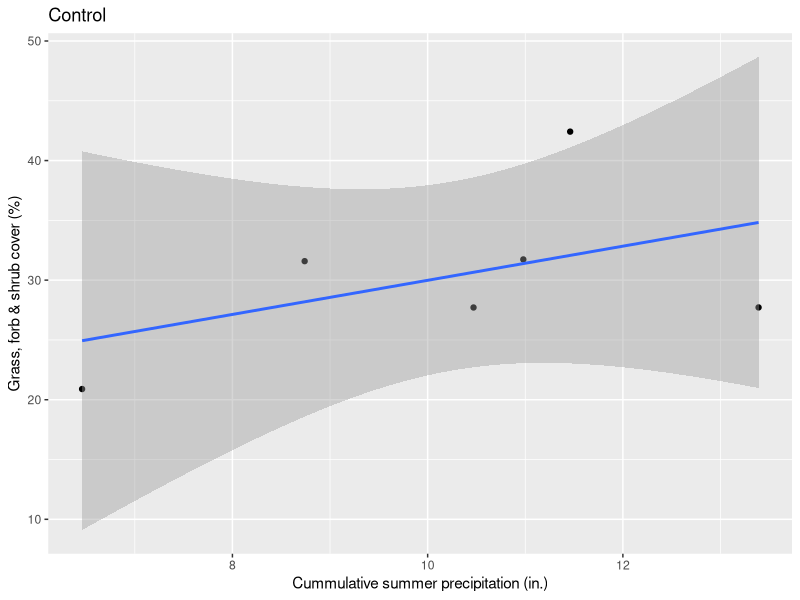
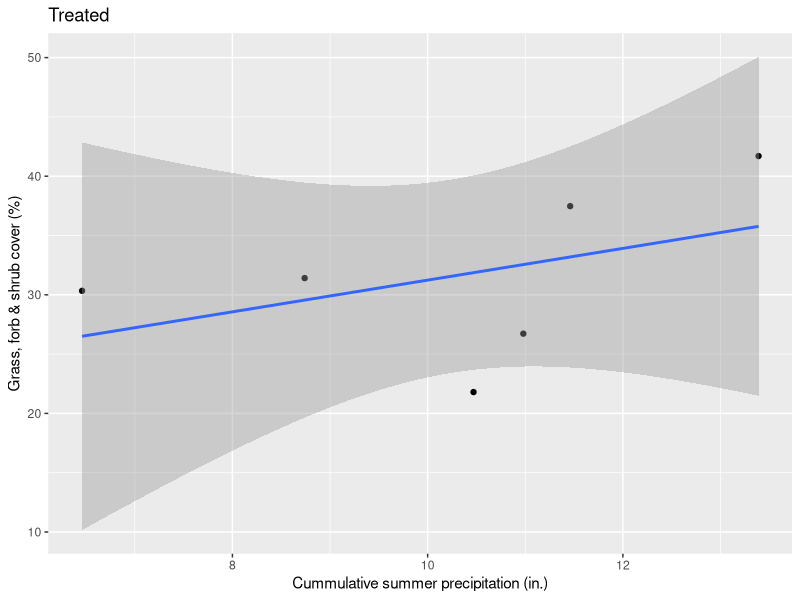
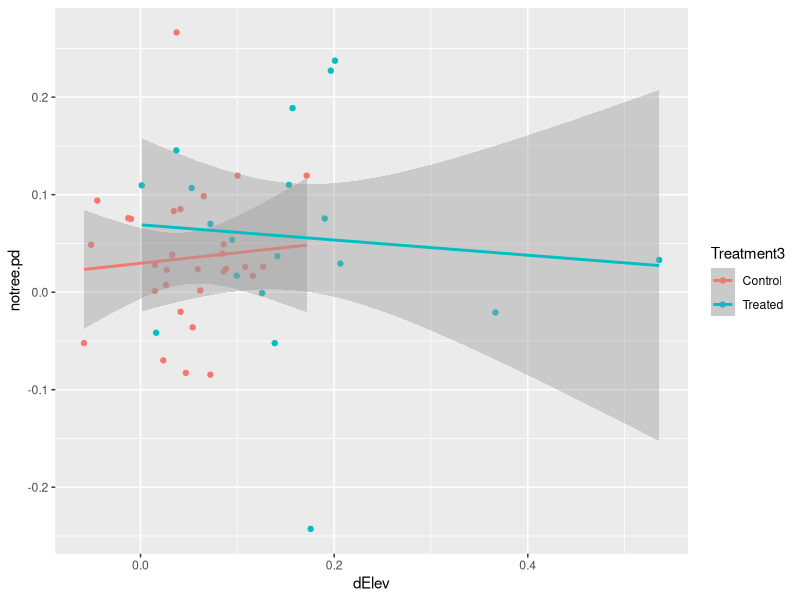
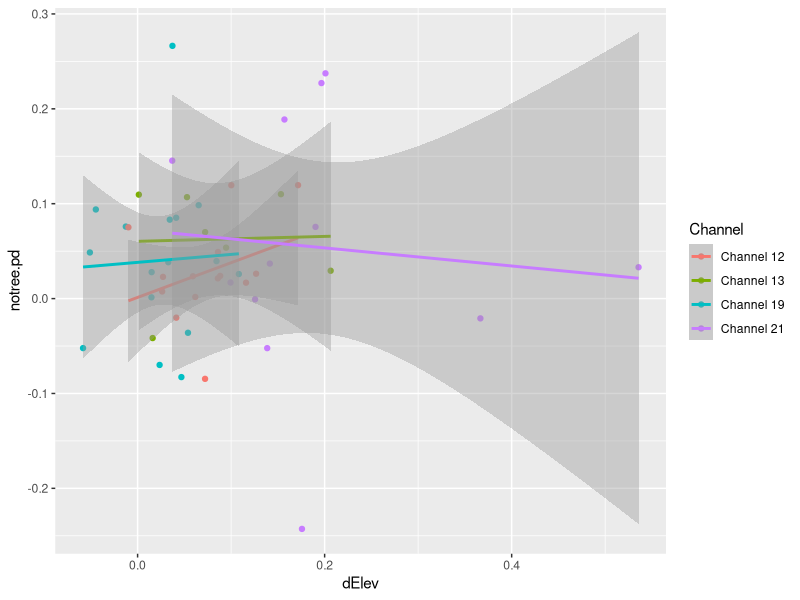

These figures' R source, in order:
# Purpose: Explore correlation between notree averages and precip, and 
#   elevation difference and percent difference (but not sure this will really work).
# Created: 2023-05-24
# Last updated: 2023-07-14

library(tidyverse)

# Load data ---------------------------------------------------------------

# Precip & veg cover
notree.avg <- read.csv("data/cleaned/Treatment3-average_notree-cover.csv")
precip <- read.table("data/PimaCounty_precip/PimaCounty_precip_2012-2021.txt",
                     sep = "\t", header = TRUE) 

# Percent change & elevation
elev <- read.csv("data/cleaned/Cross-section-elevation_clean.csv")
firstlast <- read.csv("data/cleaned/Percent-difference_first-last.csv", )


# Data wrangling ----------------------------------------------------------

# Precip & veg cover
precip.sample <- precip |> 
  filter(!str_detect(year.xaxis, c("2020|2016|2017|2019"))) |> 
  mutate(Year = gsub("-.*", "", year.xaxis)) |> 
  select(Year, Precip_cum)

notree.ctrl <- notree.avg |> 
  mutate(Year = as.character(Year)) |> 
  filter(Treatment3 == "Control") |> 
  left_join(precip.sample)

notree.trt <- notree.avg |> 
  mutate(Year = as.character(Year)) |> 
  filter(Treatment3 == "Treated") |> 
  left_join(precip.sample)

# Percent change & elevation
dat.elev <- left_join(elev, firstlast)


# Visualization -----------------------------------------------------------

# Precip & veg cover
notree.ctrl |> 
  ggplot(aes(x = Precip_cum, y = mean)) +
  geom_point() +
  geom_smooth(method = "lm") +
  labs(x = "Cummulative summer precipitation (in.)",
       y = "Grass, forb & shrub cover (%)",
       title = "Control")

notree.trt |> 
  ggplot(aes(x = Precip_cum, y = mean)) +
  geom_point() +
  geom_smooth(method = "lm") +
  labs(x = "Cummulative summer precipitation (in.)",
       y = "Grass, forb & shrub cover (%)",
       title = "Treated")


# Percent difference and elevation change
dat.elev |> 
  ggplot(aes(x = dElev, y = notree.pd, color = Treatment3)) +
  geom_point() +
  geom_smooth(method = "lm")

dat.elev |> 
  ggplot(aes(x = dElev, y = notree.pd, color = Channel)) +
  geom_point() +
  geom_smooth(method = "lm")
